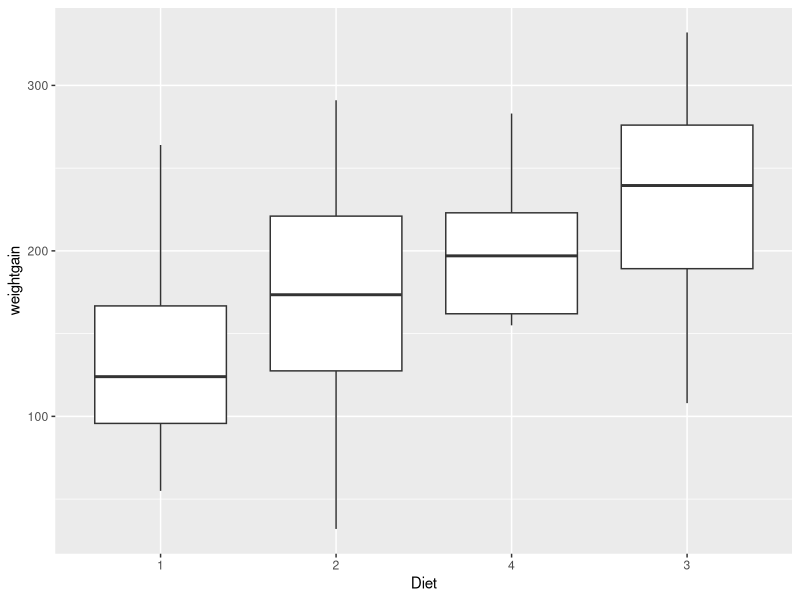
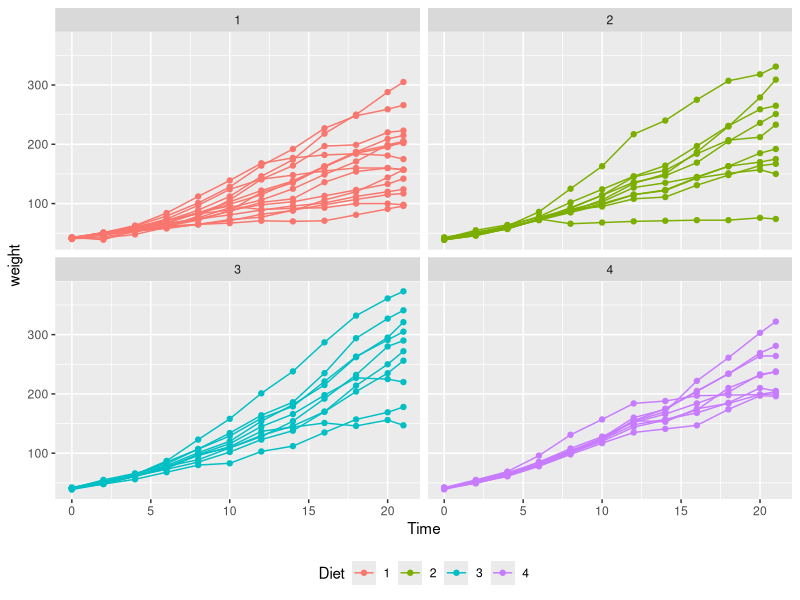
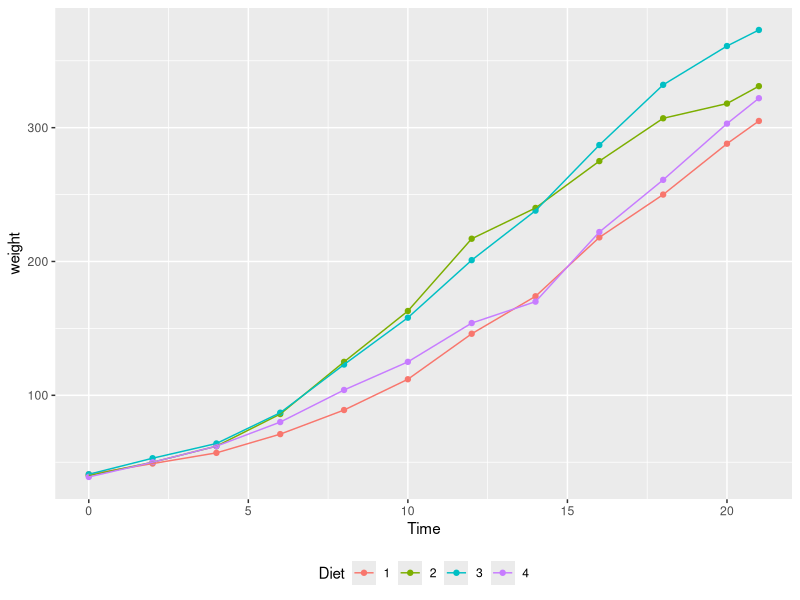
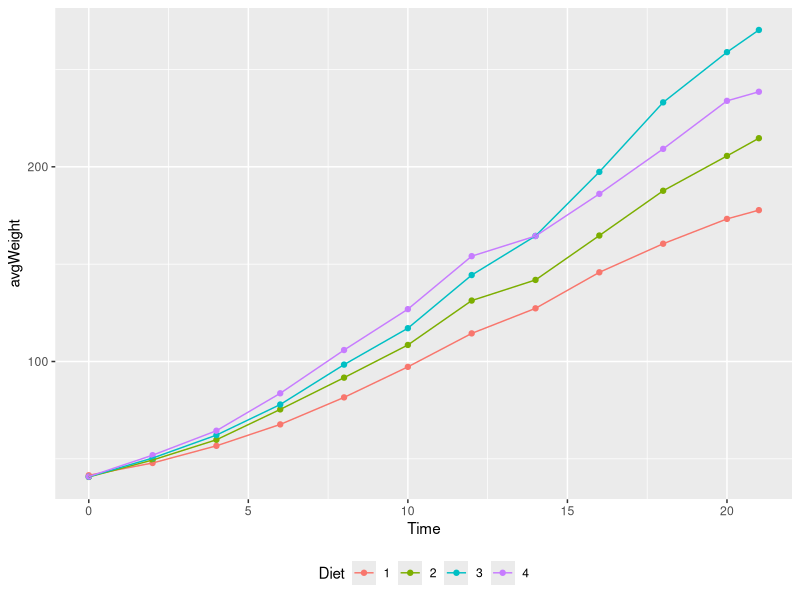
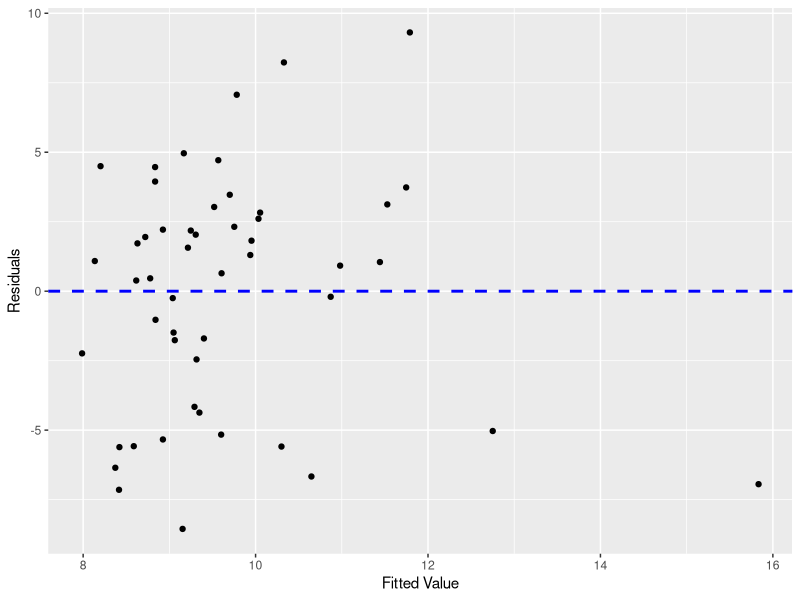
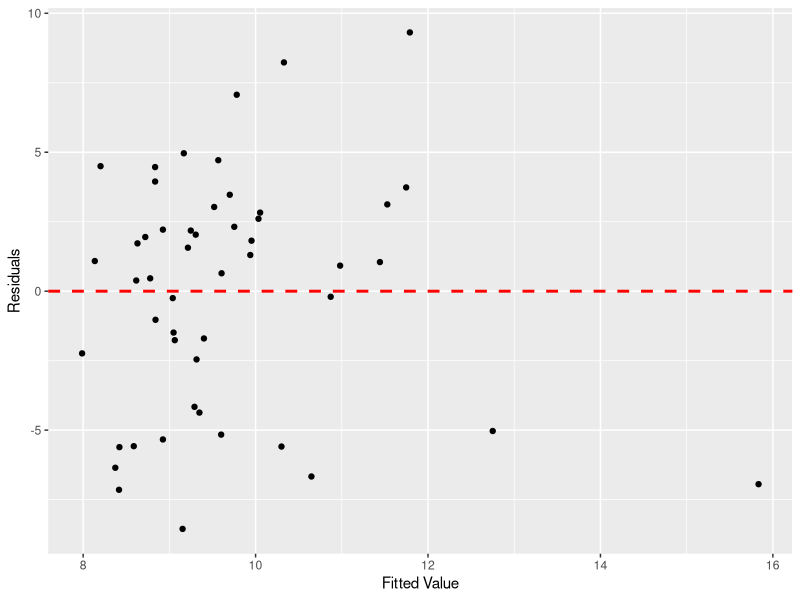

These charts were generated, in order, by the following R code:
## ---- chunk 1
knitr::opts_chunk$set(echo = TRUE)
## ---- chunk 2

#====library bank====
suppressPackageStartupMessages(library(tidyverse))

data(ChickWeight)

?ChickWeight

glimpse(ChickWeight)

## ---- chunk 3

data.frame(ChickWeight %>%
  count(Chick) %>%                          #count how many observations of each `Chick` there were
  mutate(CompleteStatus = ifelse(n < 12,    #if there were less than 12 then note as
                           "Incomplete",    #Incomplete, otherwise note as
                           "Complete")) %>% #Complete
  count(CompleteStatus))                    #then count how many complete and incomplete observation there are

## ---- chunk 4

complete <- ChickWeight %>%
  add_count(Chick) %>%
  filter(n == 12) %>%
  select(-n)                 #remove count column as it is no longer needed

## ---- chunk 5

complete <- complete %>%
  left_join(y = complete %>%
              filter(Time == 0) %>%                #subset `Time` on day 0
              select(Chick, origweight = weight),  #select only needed columns so there will not be extra variables
            by = "Chick") %>%                      #join by `Chick`
  mutate(weightgain = weight - origweight) %>%     #subtrack `origweight` from `weight` to get `weightgain`
  select(-origweight)                              #remove helper column so it can be run again

## ---- chunk 6

complete %>% filter(Time == 21) %>%                #subset dataframe
  ggplot(aes(x = reorder(Diet, weightgain,         #reorder `Diet` by
                         FUN = median, na.rm = T), #the median of `weightgain`
             y = weightgain)) +
  geom_boxplot() +                                 #create a boxplot
  xlab("Diet")                                     #relabel the x-axis

## ---- chunk 7

complete %>% 
  ggplot(aes(x = Time, y = weight,  #put `Time` on x axis, and `weight` on y axis
             color = Diet,          #use a different color for each `Diet`
             group = Chick)) +      #creat a different line for each `Chick`
  geom_line() +                     #add a line layer
  geom_point() +                    #add a point layer
  facet_wrap( ~ Diet) +             #facet for each `Diet`
  theme(legend.position = "bottom") #put the legend on the bottom

## ---- chunk 8

data.frame(complete %>%
  group_by(Diet) %>%
  filter(weight == max(weight),
         Time == 21))

## ---- chunk 9
complete %>%
  inner_join(y = complete %>%
               group_by(Diet) %>%
               filter(weight == max(weight),
                      Time == 21) %>%
               select(Diet, Chick),          #we only need the `Chick` column
             by = c("Diet", "Chick")) %>%    #but I kept and joined on `Diet` as well
                                             #to ensure there were no duplicate `Chick` id's
                                             #in a different diet
  ggplot(aes(x = Time, y = weight,  #Time on x axis, weight on y axis
             color = Diet,          #different color for each Diet
             group = Chick)) +      #different line for each Chick
  geom_point() +                    #point layer
  geom_line() +                     #line layer
  theme(legend.position = "bottom") #put legend on the bottom
## ---- chunk 10

complete %>%
  group_by(Diet, Time) %>%
  summarize(avgWeight = mean(weight)) %>%
  ggplot(aes(x = Time, y = avgWeight,  #Time on x axis, weight on y axis
             color = Diet)) +          #different color for each Diet
  geom_point() +                       #point layer
  geom_line() +                        #line layer
  theme(legend.position = "bottom")    #put legend on the bottom

## ---- chunk 11

data(LifeCycleSavings)                             #load the `LifeCycleSavings` dataframe
ggplot(lm(sr ~ ddpi, data = LifeCycleSavings),     #fit the model
       aes(x = .fitted, y = .resid)) +  
  geom_point() +
  geom_hline(yintercept = 0, linetype = "dashed",
             color = "blue", size = 1) +
  xlab("Fitted Value") + ylab("Residuals")

## ---- chunk 12
FitVsResid <- function(x, y, col = "blue") {
  require(ggplot2, warn.conflicts = F)
  
  data <- data.frame(x = x, y = y)
  
  ggplot(lm(x ~ y, data = data),                   #fit the model
       aes(x = .fitted, y = .resid)) +  
  geom_point() +
  geom_hline(yintercept = 0, linetype = "dashed",  #horizontal line
             color = col, size = 1) +              #color arguemnt
  xlab("Fitted Value") + ylab("Residuals")         #rename axes
  
}

#test function
FitVsResid(x = LifeCycleSavings$sr,
           y = LifeCycleSavings$ddpi,
           col = "red")

